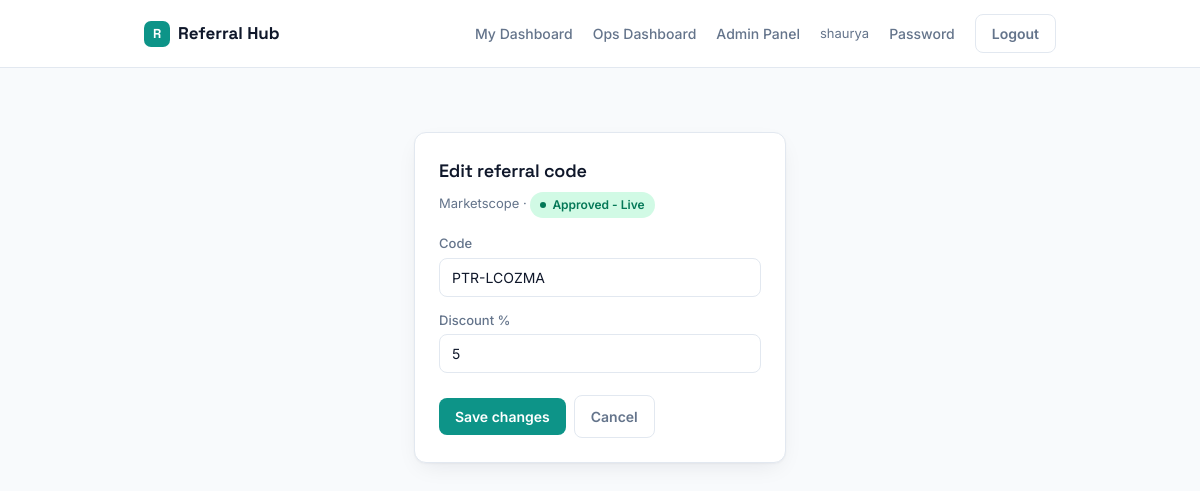
The app's page /dashboard/edit/2/ (signed in) with its own data.
### referrals/models.py (models this page shows, shortened)
class ReferralCode(models.Model):
    code = models.CharField(max_length=30, unique=True)
    code_type = models.CharField(max_length=10, choices=CODE_TYPE_CHOICES)
    requested_by = models.ForeignKey(settings.AUTH_USER_MODEL, on_delete=models.CASCADE, related_name="referral_codes")
    owner_name = models.CharField(max_length=150, blank=True)
    owner_email = models.EmailField(blank=True)
    product = models.CharField(max_length=20, choices=PRODUCT_CHOICES)
    discount_percent = models.PositiveIntegerField(default=DEFAULT_CUSTOMER_DISCOUNT)
    approval_status = models.CharField(max_length=10, choices=APPROVAL_STATUS_CHOICES, default="pending")
    active = models.BooleanField(default=True, help_text="Live codes can be deactivated without changing their approval history.")
    approved_by = models.ForeignKey(settings.AUTH_USER_MODEL, null=True, blank=True, on_delete=models.SET_NULL, related_name="approved_codes")
    approved_at = models.DateTimeField(null=True, blank=True)
    created_at = models.DateTimeField(auto_now_add=True)

### referrals/views.py (the view, shortened to what this page needs)
# urls.py: path("dashboard/edit/<int:code_id>/", views.edit_code, name="edit_code"),
@login_required
def edit_code(request, code_id):
    code = get_object_or_404(ReferralCode, id=code_id)
    is_owner = code.requested_by_id == request.user.id
    if not (request.user.is_staff or (is_owner and code.approval_status == "pending")):
        raise PermissionDenied("You cannot edit this code.")
    return render(request, "referrals/edit_code.html", {"code": code, "is_ops": _in_group(request.user, "Ops")})

### referrals/views.py (called while the page is built)
def _in_group(user, group_name):
    return user.is_staff or user.groups.filter(name=group_name).exists()

### referrals/templates/referrals/edit_code.html (shortened to what this page needs)
{% extends "referrals/base.html" %}
{% block body %}
<div class="page-narrow">
  <div class="card">
    <div class="card-head">
      <h2>Edit referral code</h2>
      <p class="subtext">{{ code.get_product_display }} &middot; <span class="badge badge-{{ code.approval_status }}">{{ code.get_approval_status_display }}</span></p>
    </div>
    <form method="post">
      <label for="id_code">Code</label>
      <input type="text" name="code" id="id_code" value="{{ code.code }}" {% if not request.user.is_staff %}readonly style="background:var(--surface-alt);color:var(--ink-muted)"{% endif %}>
      <label for="id_discount">Discount %</label>
      <input type="number" name="discount_percent" id="id_discount" value="{{ code.discount_percent }}" min="0" max="100">
      <div class="btn-row" style="margin-top:20px">
        <button type="submit">Save changes</button>
        <a href="{% url 'user_dashboard' %}" class="btn-ghost btn">Cancel</a>
      </div>
    </form>
  </div>
</div>
{% endblock %}

### referrals/templates/referrals/base.html (shortened to what this page needs)
{% load static %}<!DOCTYPE html>
<html lang="en">
<head>
<link rel="stylesheet" href="{% static 'referrals/css/main.css' %}">
</head>
<body>
{% if request.user.is_authenticated %}
<nav class="nav">
  <div class="nav-inner">
    <div class="brand"><span class="brand-mark">R</span> Referral Hub</div>
    <div class="nav-links">
      <a href="{% url 'user_dashboard' %}">My Dashboard</a>
      {% if is_ops or request.user.is_staff %}<a href="{% url 'ops_dashboard' %}">Ops Dashboard</a>{% endif %}
      {% if request.user.is_staff %}<a href="/admin/referrals/referralcode/">Admin Panel</a>{% endif %}
      <span class="nav-user">{{ request.user.username }}</span>
      <a href="{% url 'change_password' %}">Password</a>
      <form action="{% url 'logout' %}" method="post" class="inline-form">{% csrf_token %}<button type="submit" class="btn-ghost">Logout</button></form>
    </div>
  </div>
</nav>
{% endif %}
{% block body %}{% endblock %}
</body>
</html>

### referrals/static/referrals/css/main.css (style rules this page uses)
:root { --bg: #F8FAFC; --surface: #FFFFFF; --surface-alt: #F1F5F9; --border: #E2E8F0; --ink: #0F172A; --ink-muted: #64748B; --primary: #0D9488; --primary-dark: #0F766E; --primary-soft: #CCFBF1; --amber: #B45309; --amber-soft: #FEF3C7; --emerald: #047857; --emerald-soft: #D1FAE5; --rose: #BE123C; --rose-soft: #FFE4E6; --radius: 12px; --radius-sm: 8px; --shadow: 0 1px 2px rgba(15,23,42,.04), 0 8px 24px -8px rgba(15,23,42,.10); }
* { box-sizing: border-box; }
body { margin: 0; background: var(--bg); color: var(--ink); font-family: 'Inter', -apple-system, sans-serif; font-size: 15px; line-height: 1.5; -webkit-font-smoothing: antialiased; }
h1, h2, h3 { font-family: 'Space Grotesk', 'Inter', sans-serif; font-weight: 600; letter-spacing: -0.01em; margin: 0 0 4px; }
h2 { font-size: 18px; }
a { color: var(--primary-dark); text-decoration: none; }
.nav { background: var(--surface); border-bottom: 1px solid var(--border); position: sticky; top: 0; z-index: 10; }
.nav-inner { max-width: 960px; margin: 0 auto; padding: 14px 24px; display: flex; align-items: center; justify-content: space-between; }
.brand { display: flex; align-items: center; gap: 8px; font-family: 'Space Grotesk', sans-serif; font-weight: 700; font-size: 17px; color: var(--ink); }
.brand-mark { width: 26px; height: 26px; border-radius: 7px; background: var(--primary); color: #fff; display: grid; place-items: center; font-size: 13px; font-weight: 700; flex-shrink: 0; }
.nav-links { display: flex; align-items: center; gap: 20px; font-size: 14px; }
.nav-links a { color: var(--ink-muted); font-weight: 500; }
.nav-user { color: var(--ink-muted); font-size: 13px; }
.page-narrow { max-width: 420px; margin: 64px auto; padding: 0 24px; }
.card { background: var(--surface); border: 1px solid var(--border); border-radius: var(--radius); box-shadow: var(--shadow); padding: 24px; margin-bottom: 24px; }
.card-head { margin-bottom: 16px; }
.subtext { color: var(--ink-muted); font-size: 13px; margin-top: 8px; }
input[type=text], input[type=email], input[type=password], input[type=number], select { width: 100%; padding: 10px 12px; margin: 4px 0 2px; border: 1px solid var(--border); border-radius: var(--radius-sm); background: var(--surface); color: var(--ink); font-size: 14px; font-family: inherit; }
label { font-size: 13px; font-weight: 500; color: var(--ink-muted); display: block; margin-top: 12px; }
button, .btn { display: inline-flex; align-items: center; justify-content: center; gap: 6px; padding: 10px 16px; border-radius: var(--radius-sm); border: 0; font-size: 14px; font-weight: 600; font-family: inherit; cursor: pointer; background: var(--primary); color: #fff; transition: background .15s ease; }
.btn-ghost { background: transparent; color: var(--ink-muted); border: 1px solid var(--border); }
.btn-row { display: flex; gap: 8px; align-items: center; flex-wrap: wrap; }
.inline-form { display: inline-block; }
.badge { display: inline-flex; align-items: center; gap: 6px; font-size: 12px; font-weight: 600; padding: 4px 10px; border-radius: 999px; }
.badge::before { content: ""; width: 6px; height: 6px; border-radius: 50%; background: currentColor; }
.badge-approved { background: var(--emerald-soft); color: var(--emerald); }

### records on screen
ReferralCode: product "Marketscope", approval_status "Approved - Live", code "PTR-LCOZMA", discount_percent "5"

### other values on screen
{{ request.user.username }} "shaurya"
